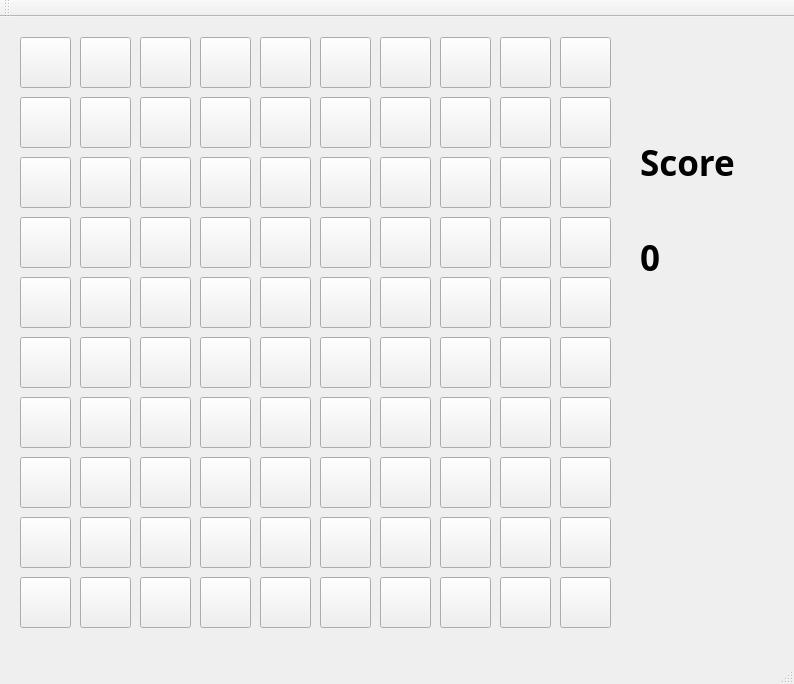
<?xml version="1.0" encoding="UTF-8"?>
<ui version="4.0">
 <class>MainWindow</class>
 <widget class="QMainWindow" name="MainWindow">
  <property name="geometry">
   <rect>
    <x>0</x>
    <y>0</y>
    <width>794</width>
    <height>684</height>
   </rect>
  </property>
  <property name="windowTitle">
   <string>MainWindow</string>
  </property>
  <widget class="QWidget" name="centralWidget">
   <widget class="QPushButton" name="pushButton_00">
    <property name="geometry">
     <rect>
      <x>20</x>
      <y>20</y>
      <width>51</width>
      <height>51</height>
     </rect>
    </property>
    <property name="text">
     <string/>
    </property>
   </widget>
   <widget class="QPushButton" name="pushButton_10">
    <property name="geometry">
     <rect>
      <x>20</x>
      <y>80</y>
      <width>51</width>
      <height>51</height>
     </rect>
    </property>
    <property name="text">
     <string/>
    </property>
   </widget>
   <widget class="QPushButton" name="pushButton_20">
    <property name="geometry">
     <rect>
      <x>20</x>
      <y>140</y>
      <width>51</width>
      <height>51</height>
     </rect>
    </property>
    <property name="text">
     <string/>
    </property>
   </widget>
   <widget class="QPushButton" name="pushButton_30">
    <property name="geometry">
     <rect>
      <x>20</x>
      <y>200</y>
      <width>51</width>
      <height>51</height>
     </rect>
    </property>
    <property name="text">
     <string/>
    </property>
   </widget>
   <widget class="QPushButton" name="pushButton_40">
    <property name="geometry">
     <rect>
      <x>20</x>
      <y>260</y>
      <width>51</width>
      <height>51</height>
     </rect>
    </property>
    <property name="text">
     <string/>
    </property>
   </widget>
   <widget class="QPushButton" name="pushButton_50">
    <property name="geometry">
     <rect>
      <x>20</x>
      <y>320</y>
      <width>51</width>
      <height>51</height>
     </rect>
    </property>
    <property name="text">
     <string/>
    </property>
   </widget>
   <widget class="QPushButton" name="pushButton_80">
    <property name="geometry">
     <rect>
      <x>20</x>
      <y>500</y>
      <width>51</width>
      <height>51</height>
     </rect>
    </property>
    <property name="text">
     <string/>
    </property>
   </widget>
   <widget class="QPushButton" name="pushButton_90">
    <property name="geometry">
     <rect>
      <x>20</x>
      <y>560</y>
      <width>51</width>
      <height>51</height>
     </rect>
    </property>
    <property name="text">
     <string/>
    </property>
   </widget>
   <widget class="QPushButton" name="pushButton_70">
    <property name="geometry">
     <rect>
      <x>20</x>
      <y>440</y>
      <width>51</width>
      <height>51</height>
     </rect>
    </property>
    <property name="text">
     <string/>
    </property>
   </widget>
   <widget class="QPushButton" name="pushButton_60">
    <property name="geometry">
     <rect>
      <x>20</x>
      <y>380</y>
      <width>51</width>
      <height>51</height>
     </rect>
    </property>
    <property name="text">
     <string/>
    </property>
   </widget>
   <widget class="QPushButton" name="pushButton_61">
    <property name="geometry">
     <rect>
      <x>80</x>
      <y>380</y>
      <width>51</width>
      <height>51</height>
     </rect>
    </property>
    <property name="text">
     <string/>
    </property>
   </widget>
   <widget class="QPushButton" name="pushButton_91">
    <property name="geometry">
     <rect>
      <x>80</x>
      <y>560</y>
      <width>51</width>
      <height>51</height>
     </rect>
    </property>
    <property name="text">
     <string/>
    </property>
   </widget>
   <widget class="QPushButton" name="pushButton_41">
    <property name="geometry">
     <rect>
      <x>80</x>
      <y>260</y>
      <width>51</width>
      <height>51</height>
     </rect>
    </property>
    <property name="text">
     <string/>
    </property>
   </widget>
   <widget class="QPushButton" name="pushButton_71">
    <property name="geometry">
     <rect>
      <x>80</x>
      <y>440</y>
      <width>51</width>
      <height>51</height>
     </rect>
    </property>
    <property name="text">
     <string/>
    </property>
   </widget>
   <widget class="QPushButton" name="pushButton_01">
    <property name="geometry">
     <rect>
      <x>80</x>
      <y>20</y>
      <width>51</width>
      <height>51</height>
     </rect>
    </property>
    <property name="text">
     <string/>
    </property>
   </widget>
   <widget class="QPushButton" name="pushButton_31">
    <property name="geometry">
     <rect>
      <x>80</x>
      <y>200</y>
      <width>51</width>
      <height>51</height>
     </rect>
    </property>
    <property name="text">
     <string/>
    </property>
   </widget>
   <widget class="QPushButton" name="pushButton_21">
    <property name="geometry">
     <rect>
      <x>80</x>
      <y>140</y>
      <width>51</width>
      <height>51</height>
     </rect>
    </property>
    <property name="text">
     <string/>
    </property>
   </widget>
   <widget class="QPushButton" name="pushButton_51">
    <property name="geometry">
     <rect>
      <x>80</x>
      <y>320</y>
      <width>51</width>
      <height>51</height>
     </rect>
    </property>
    <property name="text">
     <string/>
    </property>
   </widget>
   <widget class="QPushButton" name="pushButton_11">
    <property name="geometry">
     <rect>
      <x>80</x>
      <y>80</y>
      <width>51</width>
      <height>51</height>
     </rect>
    </property>
    <property name="text">
     <string/>
    </property>
   </widget>
   <widget class="QPushButton" name="pushButton_81">
    <property name="geometry">
     <rect>
      <x>80</x>
      <y>500</y>
      <width>51</width>
      <height>51</height>
     </rect>
    </property>
    <property name="text">
     <string/>
    </property>
   </widget>
   <widget class="QPushButton" name="pushButton_62">
    <property name="geometry">
     <rect>
      <x>140</x>
      <y>380</y>
      <width>51</width>
      <height>51</height>
     </rect>
    </property>
    <property name="text">
     <string/>
    </property>
   </widget>
   <widget class="QPushButton" name="pushButton_92">
    <property name="geometry">
     <rect>
      <x>140</x>
      <y>560</y>
      <width>51</width>
      <height>51</height>
     </rect>
    </property>
    <property name="text">
     <string/>
    </property>
   </widget>
   <widget class="QPushButton" name="pushButton_42">
    <property name="geometry">
     <rect>
      <x>140</x>
      <y>260</y>
      <width>51</width>
      <height>51</height>
     </rect>
    </property>
    <property name="text">
     <string/>
    </property>
   </widget>
   <widget class="QPushButton" name="pushButton_72">
    <property name="geometry">
     <rect>
      <x>140</x>
      <y>440</y>
      <width>51</width>
      <height>51</height>
     </rect>
    </property>
    <property name="text">
     <string/>
    </property>
   </widget>
   <widget class="QPushButton" name="pushButton_02">
    <property name="geometry">
     <rect>
      <x>140</x>
      <y>20</y>
      <width>51</width>
      <height>51</height>
     </rect>
    </property>
    <property name="text">
     <string/>
    </property>
   </widget>
   <widget class="QPushButton" name="pushButton_32">
    <property name="geometry">
     <rect>
      <x>140</x>
      <y>200</y>
      <width>51</width>
      <height>51</height>
     </rect>
    </property>
    <property name="text">
     <string/>
    </property>
   </widget>
   <widget class="QPushButton" name="pushButton_22">
    <property name="geometry">
     <rect>
      <x>140</x>
      <y>140</y>
      <width>51</width>
      <height>51</height>
     </rect>
    </property>
    <property name="text">
     <string/>
    </property>
   </widget>
   <widget class="QPushButton" name="pushButton_52">
    <property name="geometry">
     <rect>
      <x>140</x>
      <y>320</y>
      <width>51</width>
      <height>51</height>
     </rect>
    </property>
    <property name="text">
     <string/>
    </property>
   </widget>
   <widget class="QPushButton" name="pushButton_12">
    <property name="geometry">
     <rect>
      <x>140</x>
      <y>80</y>
      <width>51</width>
      <height>51</height>
     </rect>
    </property>
    <property name="text">
     <string/>
    </property>
   </widget>
   <widget class="QPushButton" name="pushButton_82">
    <property name="geometry">
     <rect>
      <x>140</x>
      <y>500</y>
      <width>51</width>
      <height>51</height>
     </rect>
    </property>
    <property name="text">
     <string/>
    </property>
   </widget>
   <widget class="QPushButton" name="pushButton_63">
    <property name="geometry">
     <rect>
      <x>200</x>
      <y>380</y>
      <width>51</width>
      <height>51</height>
     </rect>
    </property>
    <property name="text">
     <string/>
    </property>
   </widget>
   <widget class="QPushButton" name="pushButton_93">
    <property name="geometry">
     <rect>
      <x>200</x>
      <y>560</y>
      <width>51</width>
      <height>51</height>
     </rect>
    </property>
    <property name="text">
     <string/>
    </property>
   </widget>
   <widget class="QPushButton" name="pushButton_43">
    <property name="geometry">
     <rect>
      <x>200</x>
      <y>260</y>
      <width>51</width>
      <height>51</height>
     </rect>
    </property>
    <property name="text">
     <string/>
    </property>
   </widget>
   <widget class="QPushButton" name="pushButton_73">
    <property name="geometry">
     <rect>
      <x>200</x>
      <y>440</y>
      <width>51</width>
      <height>51</height>
     </rect>
    </property>
    <property name="text">
     <string/>
    </property>
   </widget>
   <widget class="QPushButton" name="pushButton_03">
    <property name="geometry">
     <rect>
      <x>200</x>
      <y>20</y>
      <width>51</width>
      <height>51</height>
     </rect>
    </property>
    <property name="text">
     <string/>
    </property>
   </widget>
   <widget class="QPushButton" name="pushButton_33">
    <property name="geometry">
     <rect>
      <x>200</x>
      <y>200</y>
      <width>51</width>
      <height>51</height>
     </rect>
    </property>
    <property name="text">
     <string/>
    </property>
   </widget>
   <widget class="QPushButton" name="pushButton_23">
    <property name="geometry">
     <rect>
      <x>200</x>
      <y>140</y>
      <width>51</width>
      <height>51</height>
     </rect>
    </property>
    <property name="text">
     <string/>
    </property>
   </widget>
   <widget class="QPushButton" name="pushButton_53">
    <property name="geometry">
     <rect>
      <x>200</x>
      <y>320</y>
      <width>51</width>
      <height>51</height>
     </rect>
    </property>
    <property name="text">
     <string/>
    </property>
   </widget>
   <widget class="QPushButton" name="pushButton_13">
    <property name="geometry">
     <rect>
      <x>200</x>
      <y>80</y>
      <width>51</width>
      <height>51</height>
     </rect>
    </property>
    <property name="text">
     <string/>
    </property>
   </widget>
   <widget class="QPushButton" name="pushButton_83">
    <property name="geometry">
     <rect>
      <x>200</x>
      <y>500</y>
      <width>51</width>
      <height>51</height>
     </rect>
    </property>
    <property name="text">
     <string/>
    </property>
   </widget>
   <widget class="QPushButton" name="pushButton_64">
    <property name="geometry">
     <rect>
      <x>260</x>
      <y>380</y>
      <width>51</width>
      <height>51</height>
     </rect>
    </property>
    <property name="text">
     <string/>
    </property>
   </widget>
   <widget class="QPushButton" name="pushButton_94">
    <property name="geometry">
     <rect>
      <x>260</x>
      <y>560</y>
      <width>51</width>
      <height>51</height>
     </rect>
    </property>
    <property name="text">
     <string/>
    </property>
   </widget>
   <widget class="QPushButton" name="pushButton_44">
    <property name="geometry">
     <rect>
      <x>260</x>
      <y>260</y>
      <width>51</width>
      <height>51</height>
     </rect>
    </property>
    <property name="text">
     <string/>
    </property>
   </widget>
   <widget class="QPushButton" name="pushButton_74">
    <property name="geometry">
     <rect>
      <x>260</x>
      <y>440</y>
      <width>51</width>
      <height>51</height>
     </rect>
    </property>
    <property name="text">
     <string/>
    </property>
   </widget>
   <widget class="QPushButton" name="pushButton_04">
    <property name="geometry">
     <rect>
      <x>260</x>
      <y>20</y>
      <width>51</width>
      <height>51</height>
     </rect>
    </property>
    <property name="text">
     <string/>
    </property>
   </widget>
   <widget class="QPushButton" name="pushButton_34">
    <property name="geometry">
     <rect>
      <x>260</x>
      <y>200</y>
      <width>51</width>
      <height>51</height>
     </rect>
    </property>
    <property name="text">
     <string/>
    </property>
   </widget>
   <widget class="QPushButton" name="pushButton_24">
    <property name="geometry">
     <rect>
      <x>260</x>
      <y>140</y>
      <width>51</width>
      <height>51</height>
     </rect>
    </property>
    <property name="text">
     <string/>
    </property>
   </widget>
   <widget class="QPushButton" name="pushButton_54">
    <property name="geometry">
     <rect>
      <x>260</x>
      <y>320</y>
      <width>51</width>
      <height>51</height>
     </rect>
    </property>
    <property name="text">
     <string/>
    </property>
   </widget>
   <widget class="QPushButton" name="pushButton_14">
    <property name="geometry">
     <rect>
      <x>260</x>
      <y>80</y>
      <width>51</width>
      <height>51</height>
     </rect>
    </property>
    <property name="text">
     <string/>
    </property>
   </widget>
   <widget class="QPushButton" name="pushButton_84">
    <property name="geometry">
     <rect>
      <x>260</x>
      <y>500</y>
      <width>51</width>
      <height>51</height>
     </rect>
    </property>
    <property name="text">
     <string/>
    </property>
   </widget>
   <widget class="QPushButton" name="pushButton_65">
    <property name="geometry">
     <rect>
      <x>320</x>
      <y>380</y>
      <width>51</width>
      <height>51</height>
     </rect>
    </property>
    <property name="text">
     <string/>
    </property>
   </widget>
   <widget class="QPushButton" name="pushButton_95">
    <property name="geometry">
     <rect>
      <x>320</x>
      <y>560</y>
      <width>51</width>
      <height>51</height>
     </rect>
    </property>
    <property name="text">
     <string/>
    </property>
   </widget>
   <widget class="QPushButton" name="pushButton_45">
    <property name="geometry">
     <rect>
      <x>320</x>
      <y>260</y>
      <width>51</width>
      <height>51</height>
     </rect>
    </property>
    <property name="text">
     <string/>
    </property>
   </widget>
   <widget class="QPushButton" name="pushButton_75">
    <property name="geometry">
     <rect>
      <x>320</x>
      <y>440</y>
      <width>51</width>
      <height>51</height>
     </rect>
    </property>
    <property name="text">
     <string/>
    </property>
   </widget>
   <widget class="QPushButton" name="pushButton_05">
    <property name="geometry">
     <rect>
      <x>320</x>
      <y>20</y>
      <width>51</width>
      <height>51</height>
     </rect>
    </property>
    <property name="text">
     <string/>
    </property>
   </widget>
   <widget class="QPushButton" name="pushButton_35">
    <property name="geometry">
     <rect>
      <x>320</x>
      <y>200</y>
      <width>51</width>
      <height>51</height>
     </rect>
    </property>
    <property name="text">
     <string/>
    </property>
   </widget>
   <widget class="QPushButton" name="pushButton_25">
    <property name="geometry">
     <rect>
      <x>320</x>
      <y>140</y>
      <width>51</width>
      <height>51</height>
     </rect>
    </property>
    <property name="text">
     <string/>
    </property>
   </widget>
   <widget class="QPushButton" name="pushButton_55">
    <property name="geometry">
     <rect>
      <x>320</x>
      <y>320</y>
      <width>51</width>
      <height>51</height>
     </rect>
    </property>
    <property name="text">
     <string/>
    </property>
   </widget>
   <widget class="QPushButton" name="pushButton_15">
    <property name="geometry">
     <rect>
      <x>320</x>
      <y>80</y>
      <width>51</width>
      <height>51</height>
     </rect>
    </property>
    <property name="text">
     <string/>
    </property>
   </widget>
   <widget class="QPushButton" name="pushButton_85">
    <property name="geometry">
     <rect>
      <x>320</x>
      <y>500</y>
      <width>51</width>
      <height>51</height>
     </rect>
    </property>
    <property name="text">
     <string/>
    </property>
   </widget>
   <widget class="QPushButton" name="pushButton_66">
    <property name="geometry">
     <rect>
      <x>380</x>
      <y>380</y>
      <width>51</width>
      <height>51</height>
     </rect>
    </property>
    <property name="text">
     <string/>
    </property>
   </widget>
   <widget class="QPushButton" name="pushButton_96">
    <property name="geometry">
     <rect>
      <x>380</x>
      <y>560</y>
      <width>51</width>
      <height>51</height>
     </rect>
    </property>
    <property name="text">
     <string/>
    </property>
   </widget>
   <widget class="QPushButton" name="pushButton_46">
    <property name="geometry">
     <rect>
      <x>380</x>
      <y>260</y>
      <width>51</width>
      <height>51</height>
     </rect>
    </property>
    <property name="text">
     <string/>
    </property>
   </widget>
   <widget class="QPushButton" name="pushButton_76">
    <property name="geometry">
     <rect>
      <x>380</x>
      <y>440</y>
      <width>51</width>
      <height>51</height>
     </rect>
    </property>
    <property name="text">
     <string/>
    </property>
   </widget>
   <widget class="QPushButton" name="pushButton_06">
    <property name="geometry">
     <rect>
      <x>380</x>
      <y>20</y>
      <width>51</width>
      <height>51</height>
     </rect>
    </property>
    <property name="text">
     <string/>
    </property>
   </widget>
   <widget class="QPushButton" name="pushButton_36">
    <property name="geometry">
     <rect>
      <x>380</x>
      <y>200</y>
      <width>51</width>
      <height>51</height>
     </rect>
    </property>
    <property name="text">
     <string/>
    </property>
   </widget>
   <widget class="QPushButton" name="pushButton_26">
    <property name="geometry">
     <rect>
      <x>380</x>
      <y>140</y>
      <width>51</width>
      <height>51</height>
     </rect>
    </property>
    <property name="text">
     <string/>
    </property>
   </widget>
   <widget class="QPushButton" name="pushButton_56">
    <property name="geometry">
     <rect>
      <x>380</x>
      <y>320</y>
      <width>51</width>
      <height>51</height>
     </rect>
    </property>
    <property name="text">
     <string/>
    </property>
   </widget>
   <widget class="QPushButton" name="pushButton_16">
    <property name="geometry">
     <rect>
      <x>380</x>
      <y>80</y>
      <width>51</width>
      <height>51</height>
     </rect>
    </property>
    <property name="text">
     <string/>
    </property>
   </widget>
   <widget class="QPushButton" name="pushButton_86">
    <property name="geometry">
     <rect>
      <x>380</x>
      <y>500</y>
      <width>51</width>
      <height>51</height>
     </rect>
    </property>
    <property name="text">
     <string/>
    </property>
   </widget>
   <widget class="QPushButton" name="pushButton_67">
    <property name="geometry">
     <rect>
      <x>440</x>
      <y>380</y>
      <width>51</width>
      <height>51</height>
     </rect>
    </property>
    <property name="text">
     <string/>
    </property>
   </widget>
   <widget class="QPushButton" name="pushButton_97">
    <property name="geometry">
     <rect>
      <x>440</x>
      <y>560</y>
      <width>51</width>
      <height>51</height>
     </rect>
    </property>
    <property name="text">
     <string/>
    </property>
   </widget>
   <widget class="QPushButton" name="pushButton_47">
    <property name="geometry">
     <rect>
      <x>440</x>
      <y>260</y>
      <width>51</width>
      <height>51</height>
     </rect>
    </property>
    <property name="text">
     <string/>
    </property>
   </widget>
   <widget class="QPushButton" name="pushButton_77">
    <property name="geometry">
     <rect>
      <x>440</x>
      <y>440</y>
      <width>51</width>
      <height>51</height>
     </rect>
    </property>
    <property name="text">
     <string/>
    </property>
   </widget>
   <widget class="QPushButton" name="pushButton_07">
    <property name="geometry">
     <rect>
      <x>440</x>
      <y>20</y>
      <width>51</width>
      <height>51</height>
     </rect>
    </property>
    <property name="text">
     <string/>
    </property>
   </widget>
   <widget class="QPushButton" name="pushButton_37">
    <property name="geometry">
     <rect>
      <x>440</x>
      <y>200</y>
      <width>51</width>
      <height>51</height>
     </rect>
    </property>
    <property name="text">
     <string/>
    </property>
   </widget>
   <widget class="QPushButton" name="pushButton_27">
    <property name="geometry">
     <rect>
      <x>440</x>
      <y>140</y>
      <width>51</width>
      <height>51</height>
     </rect>
    </property>
    <property name="text">
     <string/>
    </property>
   </widget>
   <widget class="QPushButton" name="pushButton_57">
    <property name="geometry">
     <rect>
      <x>440</x>
      <y>320</y>
      <width>51</width>
      <height>51</height>
     </rect>
    </property>
    <property name="text">
     <string/>
    </property>
   </widget>
   <widget class="QPushButton" name="pushButton_17">
    <property name="geometry">
     <rect>
      <x>440</x>
      <y>80</y>
      <width>51</width>
      <height>51</height>
     </rect>
    </property>
    <property name="text">
     <string/>
    </property>
   </widget>
   <widget class="QPushButton" name="pushButton_87">
    <property name="geometry">
     <rect>
      <x>440</x>
      <y>500</y>
      <width>51</width>
      <height>51</height>
     </rect>
    </property>
    <property name="text">
     <string/>
    </property>
   </widget>
   <widget class="QPushButton" name="pushButton_68">
    <property name="geometry">
     <rect>
      <x>500</x>
      <y>380</y>
      <width>51</width>
      <height>51</height>
     </rect>
    </property>
    <property name="text">
     <string/>
    </property>
   </widget>
   <widget class="QPushButton" name="pushButton_98">
    <property name="geometry">
     <rect>
      <x>500</x>
      <y>560</y>
      <width>51</width>
      <height>51</height>
     </rect>
    </property>
    <property name="text">
     <string/>
    </property>
   </widget>
   <widget class="QPushButton" name="pushButton_48">
    <property name="geometry">
     <rect>
      <x>500</x>
      <y>260</y>
      <width>51</width>
      <height>51</height>
     </rect>
    </property>
    <property name="text">
     <string/>
    </property>
   </widget>
   <widget class="QPushButton" name="pushButton_78">
    <property name="geometry">
     <rect>
      <x>500</x>
      <y>440</y>
      <width>51</width>
      <height>51</height>
     </rect>
    </property>
    <property name="text">
     <string/>
    </property>
   </widget>
   <widget class="QPushButton" name="pushButton_08">
    <property name="geometry">
     <rect>
      <x>500</x>
      <y>20</y>
      <width>51</width>
      <height>51</height>
     </rect>
    </property>
    <property name="text">
     <string/>
    </property>
   </widget>
   <widget class="QPushButton" name="pushButton_38">
    <property name="geometry">
     <rect>
      <x>500</x>
      <y>200</y>
      <width>51</width>
      <height>51</height>
     </rect>
    </property>
    <property name="text">
     <string/>
    </property>
   </widget>
   <widget class="QPushButton" name="pushButton_28">
    <property name="geometry">
     <rect>
      <x>500</x>
      <y>140</y>
      <width>51</width>
      <height>51</height>
     </rect>
    </property>
    <property name="text">
     <string/>
    </property>
   </widget>
   <widget class="QPushButton" name="pushButton_58">
    <property name="geometry">
     <rect>
      <x>500</x>
      <y>320</y>
      <width>51</width>
      <height>51</height>
     </rect>
    </property>
    <property name="text">
     <string/>
    </property>
   </widget>
   <widget class="QPushButton" name="pushButton_18">
    <property name="geometry">
     <rect>
      <x>500</x>
      <y>80</y>
      <width>51</width>
      <height>51</height>
     </rect>
    </property>
    <property name="text">
     <string/>
    </property>
   </widget>
   <widget class="QPushButton" name="pushButton_88">
    <property name="geometry">
     <rect>
      <x>500</x>
      <y>500</y>
      <width>51</width>
      <height>51</height>
     </rect>
    </property>
    <property name="text">
     <string/>
    </property>
   </widget>
   <widget class="QPushButton" name="pushButton_69">
    <property name="geometry">
     <rect>
      <x>560</x>
      <y>380</y>
      <width>51</width>
      <height>51</height>
     </rect>
    </property>
    <property name="text">
     <string/>
    </property>
   </widget>
   <widget class="QPushButton" name="pushButton_99">
    <property name="geometry">
     <rect>
      <x>560</x>
      <y>560</y>
      <width>51</width>
      <height>51</height>
     </rect>
    </property>
    <property name="text">
     <string/>
    </property>
   </widget>
   <widget class="QPushButton" name="pushButton_49">
    <property name="geometry">
     <rect>
      <x>560</x>
      <y>260</y>
      <width>51</width>
      <height>51</height>
     </rect>
    </property>
    <property name="text">
     <string/>
    </property>
   </widget>
   <widget class="QPushButton" name="pushButton_79">
    <property name="geometry">
     <rect>
      <x>560</x>
      <y>440</y>
      <width>51</width>
      <height>51</height>
     </rect>
    </property>
    <property name="text">
     <string/>
    </property>
   </widget>
   <widget class="QPushButton" name="pushButton_09">
    <property name="geometry">
     <rect>
      <x>560</x>
      <y>20</y>
      <width>51</width>
      <height>51</height>
     </rect>
    </property>
    <property name="text">
     <string/>
    </property>
   </widget>
   <widget class="QPushButton" name="pushButton_39">
    <property name="geometry">
     <rect>
      <x>560</x>
      <y>200</y>
      <width>51</width>
      <height>51</height>
     </rect>
    </property>
    <property name="text">
     <string/>
    </property>
   </widget>
   <widget class="QPushButton" name="pushButton_29">
    <property name="geometry">
     <rect>
      <x>560</x>
      <y>140</y>
      <width>51</width>
      <height>51</height>
     </rect>
    </property>
    <property name="text">
     <string/>
    </property>
   </widget>
   <widget class="QPushButton" name="pushButton_59">
    <property name="geometry">
     <rect>
      <x>560</x>
      <y>320</y>
      <width>51</width>
      <height>51</height>
     </rect>
    </property>
    <property name="text">
     <string/>
    </property>
   </widget>
   <widget class="QPushButton" name="pushButton_19">
    <property name="geometry">
     <rect>
      <x>560</x>
      <y>80</y>
      <width>51</width>
      <height>51</height>
     </rect>
    </property>
    <property name="text">
     <string/>
    </property>
   </widget>
   <widget class="QPushButton" name="pushButton_89">
    <property name="geometry">
     <rect>
      <x>560</x>
      <y>500</y>
      <width>51</width>
      <height>51</height>
     </rect>
    </property>
    <property name="text">
     <string/>
    </property>
   </widget>
   <widget class="QLabel" name="label">
    <property name="geometry">
     <rect>
      <x>-4</x>
      <y>-29</y>
      <width>801</width>
      <height>681</height>
     </rect>
    </property>
    <property name="text">
     <string/>
    </property>
    <property name="pixmap">
     <pixmap resource="pic.qrc">:/images (2).jpg</pixmap>
    </property>
    <property name="scaledContents">
     <bool>true</bool>
    </property>
   </widget>
   <widget class="QLabel" name="label_2">
    <property name="geometry">
     <rect>
      <x>640</x>
      <y>200</y>
      <width>121</width>
      <height>81</height>
     </rect>
    </property>
    <property name="font">
     <font>
      <family>Arial Black</family>
      <pointsize>26</pointsize>
      <weight>75</weight>
      <bold>true</bold>
     </font>
    </property>
    <property name="layoutDirection">
     <enum>Qt::LeftToRight</enum>
    </property>
    <property name="text">
     <string>&lt;html&gt;&lt;head/&gt;&lt;body&gt;&lt;p&gt;0&lt;/p&gt;&lt;/body&gt;&lt;/html&gt;</string>
    </property>
   </widget>
   <widget class="QLabel" name="label_3">
    <property name="geometry">
     <rect>
      <x>640</x>
      <y>110</y>
      <width>121</width>
      <height>71</height>
     </rect>
    </property>
    <property name="font">
     <font>
      <family>Arial Black</family>
      <pointsize>26</pointsize>
      <weight>75</weight>
      <bold>true</bold>
     </font>
    </property>
    <property name="text">
     <string>&lt;html&gt;&lt;head/&gt;&lt;body&gt;&lt;p&gt;Score&lt;/p&gt;&lt;/body&gt;&lt;/html&gt;</string>
    </property>
   </widget>
   <zorder>label</zorder>
   <zorder>pushButton_00</zorder>
   <zorder>pushButton_10</zorder>
   <zorder>pushButton_20</zorder>
   <zorder>pushButton_30</zorder>
   <zorder>pushButton_40</zorder>
   <zorder>pushButton_50</zorder>
   <zorder>pushButton_80</zorder>
   <zorder>pushButton_90</zorder>
   <zorder>pushButton_70</zorder>
   <zorder>pushButton_60</zorder>
   <zorder>pushButton_61</zorder>
   <zorder>pushButton_91</zorder>
   <zorder>pushButton_41</zorder>
   <zorder>pushButton_71</zorder>
   <zorder>pushButton_01</zorder>
   <zorder>pushButton_31</zorder>
   <zorder>pushButton_21</zorder>
   <zorder>pushButton_51</zorder>
   <zorder>pushButton_11</zorder>
   <zorder>pushButton_81</zorder>
   <zorder>pushButton_62</zorder>
   <zorder>pushButton_92</zorder>
   <zorder>pushButton_42</zorder>
   <zorder>pushButton_72</zorder>
   <zorder>pushButton_02</zorder>
   <zorder>pushButton_32</zorder>
   <zorder>pushButton_22</zorder>
   <zorder>pushButton_52</zorder>
   <zorder>pushButton_12</zorder>
   <zorder>pushButton_82</zorder>
   <zorder>pushButton_63</zorder>
   <zorder>pushButton_93</zorder>
   <zorder>pushButton_43</zorder>
   <zorder>pushButton_73</zorder>
   <zorder>pushButton_03</zorder>
   <zorder>pushButton_33</zorder>
   <zorder>pushButton_23</zorder>
   <zorder>pushButton_53</zorder>
   <zorder>pushButton_13</zorder>
   <zorder>pushButton_83</zorder>
   <zorder>pushButton_64</zorder>
   <zorder>pushButton_94</zorder>
   <zorder>pushButton_44</zorder>
   <zorder>pushButton_74</zorder>
   <zorder>pushButton_04</zorder>
   <zorder>pushButton_34</zorder>
   <zorder>pushButton_24</zorder>
   <zorder>pushButton_54</zorder>
   <zorder>pushButton_14</zorder>
   <zorder>pushButton_84</zorder>
   <zorder>pushButton_65</zorder>
   <zorder>pushButton_95</zorder>
   <zorder>pushButton_45</zorder>
   <zorder>pushButton_75</zorder>
   <zorder>pushButton_05</zorder>
   <zorder>pushButton_35</zorder>
   <zorder>pushButton_25</zorder>
   <zorder>pushButton_55</zorder>
   <zorder>pushButton_15</zorder>
   <zorder>pushButton_85</zorder>
   <zorder>pushButton_66</zorder>
   <zorder>pushButton_96</zorder>
   <zorder>pushButton_46</zorder>
   <zorder>pushButton_76</zorder>
   <zorder>pushButton_06</zorder>
   <zorder>pushButton_36</zorder>
   <zorder>pushButton_26</zorder>
   <zorder>pushButton_56</zorder>
   <zorder>pushButton_16</zorder>
   <zorder>pushButton_86</zorder>
   <zorder>pushButton_67</zorder>
   <zorder>pushButton_97</zorder>
   <zorder>pushButton_47</zorder>
   <zorder>pushButton_77</zorder>
   <zorder>pushButton_07</zorder>
   <zorder>pushButton_37</zorder>
   <zorder>pushButton_27</zorder>
   <zorder>pushButton_57</zorder>
   <zorder>pushButton_17</zorder>
   <zorder>pushButton_87</zorder>
   <zorder>pushButton_68</zorder>
   <zorder>pushButton_98</zorder>
   <zorder>pushButton_48</zorder>
   <zorder>pushButton_78</zorder>
   <zorder>pushButton_08</zorder>
   <zorder>pushButton_38</zorder>
   <zorder>pushButton_28</zorder>
   <zorder>pushButton_58</zorder>
   <zorder>pushButton_18</zorder>
   <zorder>pushButton_88</zorder>
   <zorder>pushButton_69</zorder>
   <zorder>pushButton_99</zorder>
   <zorder>pushButton_49</zorder>
   <zorder>pushButton_79</zorder>
   <zorder>pushButton_09</zorder>
   <zorder>pushButton_39</zorder>
   <zorder>pushButton_29</zorder>
   <zorder>pushButton_59</zorder>
   <zorder>pushButton_19</zorder>
   <zorder>pushButton_89</zorder>
   <zorder>label_2</zorder>
   <zorder>label_3</zorder>
  </widget>
  <widget class="QMenuBar" name="menuBar">
   <property name="geometry">
    <rect>
     <x>0</x>
     <y>0</y>
     <width>794</width>
     <height>21</height>
    </rect>
   </property>
  </widget>
  <widget class="QToolBar" name="mainToolBar">
   <attribute name="toolBarArea">
    <enum>TopToolBarArea</enum>
   </attribute>
   <attribute name="toolBarBreak">
    <bool>false</bool>
   </attribute>
  </widget>
  <widget class="QStatusBar" name="statusBar"/>
 </widget>
 <layoutdefault spacing="6" margin="11"/>
 <resources>
  <include location="pic.qrc"/>
 </resources>
 <connections/>
</ui>
